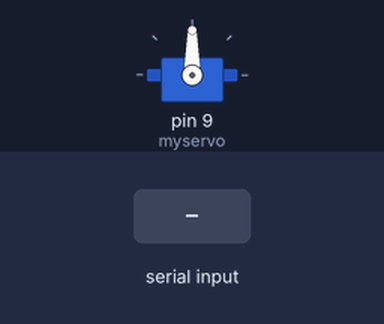
Simulated run of this sketch. Board: Arduino Uno, built with avr-gcc and run on an emulated ATmega328P. Parts: servo. Inputs (shaded band) come from the test bench. What the sketch prints to the serial monitor is not drawn.

Above: at 1.2 s.
1.3 s: byte 30 received over Serial
At 2.11 s:
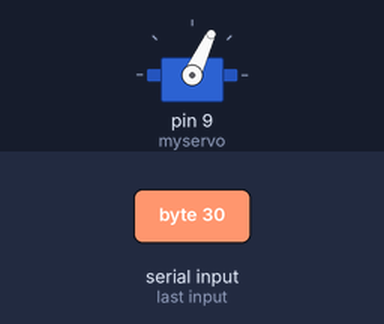
At 3.6 s:
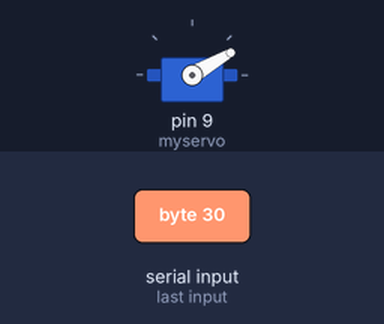
4.3 s: byte 120 received over Serial
At 8.3 s:
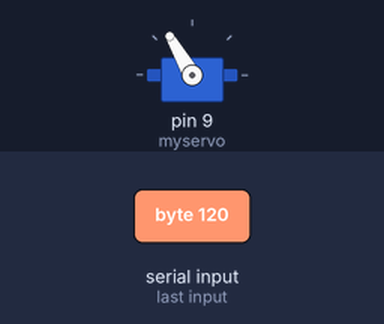
Timing chart, 0 to 9.8 s (numbered marks = the images above; inputs shaded):
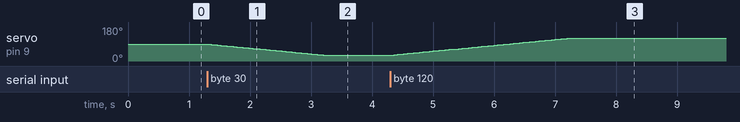

Measured:
- after the input at 1.3 s, servo on pin 9 (myservo): moves from 90° to 30° over 1.9 s, starting at once
- after the input at 4.3 s, servo on pin 9 (myservo): moves from 30° to 120° over 2.9 s, starting at once

The sketch:

ServoControl.ino
```cpp
// ServoControl
// By Reinder Dorman Okt 2017, UvA
//
// Runs on the arduino to turn the servo to a particular position in fron the animal.
// Waits for a serialcode about the position.
// input is the angle of the servo. in the mouserig be sure to have a correct angle.
// i.e. we need to set a nul-point which is at the animals face. From here on the servo
// may ONLY turn away, as to not hit the animal on the head.
//
// todo: find a way to make servos go slower, FIX THE FUCKING SECOND MONITOR AND DEADKEYS ON THIS GODAWEFUL PCAS#$(%U$


#include <VarSpeedServo.h>

  VarSpeedServo myservo;  // create servo object to control a servo
                  // a maximum of eight servo objects can be created

  int serialInput;    // variable to store the servo position


void setup()
{
  myservo.attach(9);  // attaches the servo on pin 9 to the servo object
  Serial.begin(9600);
}


void loop()
{
  while(Serial.available() <= 0)
  {

  }
    int serialInput = Serial.read();
    myservo.write(serialInput,20);
    delay(15);
    myservo.wait();
    Serial.write(1);

}
```
